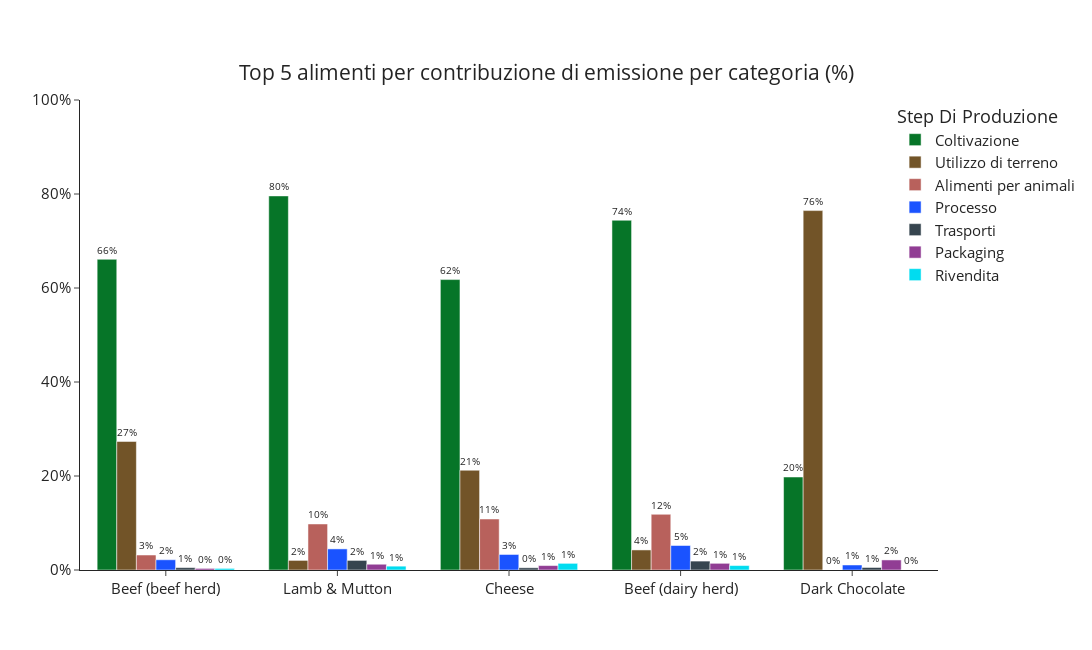

Notebook cell for this chart:
### Code cell
cond=food_pr_df['food_product'].isin(['Beef (beef herd)', 'Lamb & Mutton', 'Cheese', 'Beef (dairy herd)', 'Dark Chocolate', 'Coffee', 'Palm Oil', 'Pig Meat', 'Poultry Meat', 'Olive Oil'])
df = food_pr_df.loc[cond, 'food_product':'total_emissions'].sort_values(by='total_emissions', ascending=False)
df = df.drop(columns='total_emissions')
df = df.set_index('food_product')
df = df.div(df.sum(axis=1), axis=0)*100
df = df.reset_index()

# Colors
colors = ["#067528", "#725428", "#b8615c", "#1a53ff", "#36454F", "#913D94", "#00DCF0"]

# Graph 1
fig = px.bar(
    df[:5], 
    y=['farm', 'land_use_change', 'animal_feed',  'processing', 'transport', 'packging', 'retail'], 
    x='food_product', 
    title="CO2 emissions",
    color_discrete_sequence=colors,
    barmode='group',
    orientation='v',
    template='simple_white',
    labels={
        'variable':'Step Di Produzione'}
)
# Traces 1
fig.update_traces(
    texttemplate="%{y:.0f}%", 
    textposition='outside',
    )

# Layout 1
fig.update_layout(
    width=1500,
    height=650,
    title = 'Top 5 alimenti per contribuzione di emissione per categoria (%)',     
    title_x = 0.5,     
    title_y = 0.9,     
    title_xanchor='center',     
    title_yanchor='top',
    
    yaxis = dict(
        title=None,
        ticksuffix='%',
        range=[0,100]),
    
    xaxis = dict(
        title=None),
    uniformtext_minsize=6, 
    uniformtext_mode='hide',
    legend=dict(x=0.95),
    paper_bgcolor='rgba(0,0,0,0)',
    plot_bgcolor='rgba(0,0,0,0)',
    font=dict(
        # family="Courier New, monospace",
        size=15,  # Set the font size here
    ),
)
newnames ={ 'farm':"Coltivazione", 'land_use_change':'Utilizzo di terreno', 'animal_feed':'Alimenti per animali', 
          'processing':'Processo', 'transport':'Trasporti', 'packging':'Packaging', 'retail':'Rivendita'}
fig.for_each_trace(lambda t: t.update(name = newnames[t.name],
                                      legendgroup = newnames[t.name],
                                      hovertemplate = t.hovertemplate.replace(t.name, newnames[t.name])
                                     )
                  )

# Visualization
fig.show()

### Figure 1 — Plotly figure (JSON) as saved in the notebook; plotly's stock layout.template omitted (floating-point values rounded to 4 significant figures)
{"data": [{"alignmentgroup": "True", "hovertemplate": "Step Di Produzione=Coltivazione<br>food_product=%{x}<br>value=%{y}<extra></extra>", "legendgroup": "Coltivazione", "marker": {"color": "#067528", "pattern": {"shape": ""}}, "name": "Coltivazione", "offsetgroup": "farm", "orientation": "v", "showlegend": true, "textposition": "outside", "texttemplate": "%{y:.0f}%", "type": "bar", "x": ["Beef (beef herd)", "Lamb & Mutton", "Cheese", "Beef (dairy herd)", "Dark Chocolate"], "xaxis": "x", "y": [66.11, 79.59, 61.79, 74.41, 19.79], "yaxis": "y"}, {"alignmentgroup": "True", "hovertemplate": "Step Di Produzione=Utilizzo di terreno<br>food_product=%{x}<br>value=%{y}<extra></extra>", "legendgroup": "Utilizzo di terreno", "marker": {"color": "#725428", "pattern": {"shape": ""}}, "name": "Utilizzo di terreno", "offsetgroup": "land_use_change", "orientation": "v", "showlegend": true, "textposition": "outside", "texttemplate": "%{y:.0f}%", "type": "bar", "x": ["Beef (beef herd)", "Lamb & Mutton", "Cheese", "Beef (dairy herd)", "Dark Chocolate"], "xaxis": "x", "y": [27.35, 2.041, 21.23, 4.265, 76.47], "yaxis": "y"}, {"alignmentgroup": "True", "hovertemplate": "Step Di Produzione=Alimenti per animali<br>food_product=%{x}<br>value=%{y}<extra></extra>", "legendgroup": "Alimenti per animali", "marker": {"color": "#b8615c", "pattern": {"shape": ""}}, "name": "Alimenti per animali", "offsetgroup": "animal_feed", "orientation": "v", "showlegend": true, "textposition": "outside", "texttemplate": "%{y:.0f}%", "type": "bar", "x": ["Beef (beef herd)", "Lamb & Mutton", "Cheese", "Beef (dairy herd)", "Dark Chocolate"], "xaxis": "x", "y": [3.188, 9.796, 10.85, 11.85, 0], "yaxis": "y"}, {"alignmentgroup": "True", "hovertemplate": "Step Di Produzione=Processo<br>food_product=%{x}<br>value=%{y}<extra></extra>", "legendgroup": "Processo", "marker": {"color": "#1a53ff", "pattern": {"shape": ""}}, "name": "Processo", "offsetgroup": "processing", "orientation": "v", "showlegend": true, "textposition": "outside", "texttemplate": "%{y:.0f}%", "type": "bar", "x": ["Beef (beef herd)", "Lamb & Mutton", "Cheese", "Beef (dairy herd)", "Dark Chocolate"], "xaxis": "x", "y": [2.181, 4.49, 3.302, 5.213, 1.07], "yaxis": "y"}, {"alignmentgroup": "True", "hovertemplate": "Step Di Produzione=Trasporti<br>food_product=%{x}<br>value=%{y}<extra></extra>", "legendgroup": "Trasporti", "marker": {"color": "#36454F", "pattern": {"shape": ""}}, "name": "Trasporti", "offsetgroup": "transport", "orientation": "v", "showlegend": true, "textposition": "outside", "texttemplate": "%{y:.0f}%", "type": "bar", "x": ["Beef (beef herd)", "Lamb & Mutton", "Cheese", "Beef (dairy herd)", "Dark Chocolate"], "xaxis": "x", "y": [0.5034, 2.041, 0.4717, 1.896, 0.5348], "yaxis": "y"}, {"alignmentgroup": "True", "hovertemplate": "Step Di Produzione=Packaging<br>food_product=%{x}<br>value=%{y}<extra></extra>", "legendgroup": "Packaging", "marker": {"color": "#913D94", "pattern": {"shape": ""}}, "name": "Packaging", "offsetgroup": "packging", "orientation": "v", "showlegend": true, "textposition": "outside", "texttemplate": "%{y:.0f}%", "type": "bar", "x": ["Beef (beef herd)", "Lamb & Mutton", "Cheese", "Beef (dairy herd)", "Dark Chocolate"], "xaxis": "x", "y": [0.3356, 1.224, 0.9434, 1.422, 2.139], "yaxis": "y"}, {"alignmentgroup": "True", "hovertemplate": "Step Di Produzione=Rivendita<br>food_product=%{x}<br>value=%{y}<extra></extra>", "legendgroup": "Rivendita", "marker": {"color": "#00DCF0", "pattern": {"shape": ""}}, "name": "Rivendita", "offsetgroup": "retail", "orientation": "v", "showlegend": true, "textposition": "outside", "texttemplate": "%{y:.0f}%", "type": "bar", "x": ["Beef (beef herd)", "Lamb & Mutton", "Cheese", "Beef (dairy herd)", "Dark Chocolate"], "xaxis": "x", "y": [0.3356, 0.8163, 1.415, 0.9479, 0], "yaxis": "y"}], "layout": {"barmode": "group", "font": {"size": 15}, "height": 650, "legend": {"title": {"text": "Step Di Produzione"}, "tracegroupgap": 0, "x": 0.95}, "paper_bgcolor": "rgba(0,0,0,0)", "plot_bgcolor": "rgba(0,0,0,0)", "title": {"text": "Top 5 alimenti per contribuzione di emissione per categoria (%)", "x": 0.5, "xanchor": "center", "y": 0.9, "yanchor": "top"}, "uniformtext": {"minsize": 6, "mode": "hide"}, "width": 1500, "xaxis": {"anchor": "y", "domain": [0, 1], "title": {}}, "yaxis": {"anchor": "x", "domain": [0, 1], "range": [0, 100], "ticksuffix": "%", "title": {}}}}
